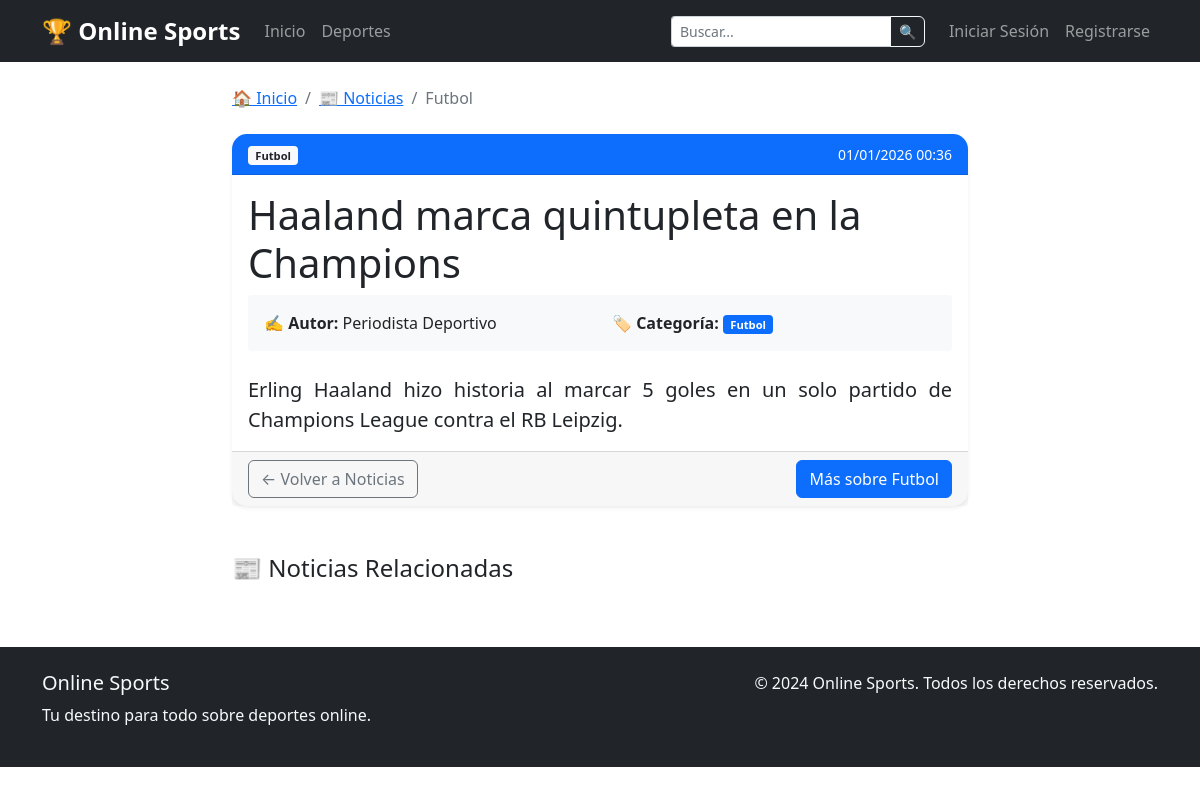
The app's page /noticia/4 with its own data.
### app.py (models this page shows)
class Noticia(db.Model):
    id = db.Column(db.Integer, primary_key=True)
    titulo = db.Column(db.String(200), nullable=False)
    contenido = db.Column(db.Text, nullable=False)
    deporte = db.Column(db.String(50), nullable=False)
    imagen_url = db.Column(db.String(300))
    fecha_publicacion = db.Column(db.DateTime, default=datetime.utcnow)
    autor = db.Column(db.String(100))

### app.py (the view)
@app.route('/noticia/<int:noticia_id>')
def noticia_detalle(noticia_id):
    noticia = Noticia.query.get_or_404(noticia_id)
    return render_template('noticia_detalle.html', noticia=noticia)

### templates/noticia_detalle.html (shortened to what this page needs)
{% extends "base.html" %}
{% block content %}
<div class="row justify-content-center">
    <div class="col-lg-8">
        <nav aria-label="breadcrumb" class="mb-4">
            <ol class="breadcrumb">
                <li class="breadcrumb-item"><a href="{{ url_for('index') }}">🏠 Inicio</a></li>
                <li class="breadcrumb-item"><a href="{{ url_for('noticias') }}">📰 Noticias</a></li>
                <li class="breadcrumb-item active">{{ noticia.deporte|title }}</li>
            </ol>
        </nav>
        <article class="card shadow-sm">
            <div class="card-header bg-primary text-white">
                <div class="d-flex justify-content-between align-items-center">
                    <div>
                        <span class="badge bg-light text-dark">{{ noticia.deporte|title }}</span>
                    </div>
                    <small>{{ noticia.fecha_publicacion.strftime('%d/%m/%Y %H:%M') }}</small>
                </div>
            </div>
            <div class="card-body">
                <h1 class="card-title display-6">{{ noticia.titulo }}</h1>
                <div class="mb-4 p-3 bg-light rounded">
                    <div class="row">
                        <div class="col-md-6">
                            <strong>✍️ Autor:</strong> {{ noticia.autor }}
                        </div>
                        <div class="col-md-6">
                            <strong>🏷️ Categoría:</strong> <span class="badge bg-primary">{{ noticia.deporte|title }}</span>
                        </div>
                    </div>
                </div>
                <div class="news-content fs-5 lh-base">
                    {{ noticia.contenido|replace('\n', '<br>')|safe }}
                </div>
            </div>
            <div class="card-footer">
                <div class="d-flex justify-content-between align-items-center">
                    <a href="{{ url_for('noticias') }}" class="btn btn-outline-secondary">
                        ← Volver a Noticias
                    </a>
                    <div>
                        <a href="{{ url_for('deportes') }}?deporte={{ noticia.deporte }}" class="btn btn-primary">
                            Más sobre {{ noticia.deporte|title }}
                        </a>
                    </div>
                </div>
            </div>
        </article>
        <div class="mt-5">
            <h4 class="mb-3">📰 Noticias Relacionadas</h4>
        </div>
    </div>
</div>
{% endblock %}

### static/css/style.css (style rules this page uses)
.card { transition: transform 0.2s; box-shadow: 0 2px 4px rgba(0,0,0,0.1); }
.badge { font-size: 0.7rem; }
.btn { border-radius: 6px; }

### templates/noticia_detalle.html (style rules this page uses)
.news-content { line-height: 1.8; text-align: justify; }
.card { border: none; border-radius: 15px; }
.card-header { border-radius: 15px 15px 0 0 !important; }
.breadcrumb { background-color: transparent; padding: 0; }

### records on screen
Noticia: deporte "Futbol", fecha_publicacion "01/01/2026 00:36", titulo "Haaland marca quintupleta en la Champions", autor "Periodista Deportivo", contenido "Erling Haaland hizo historia al marcar 5 goles en un solo partido de Champions League contra el RB Leipzig."
